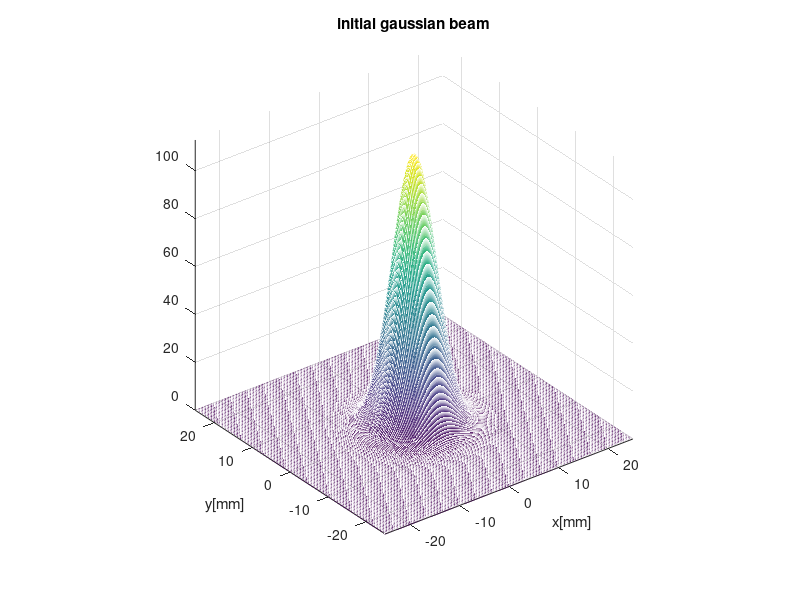
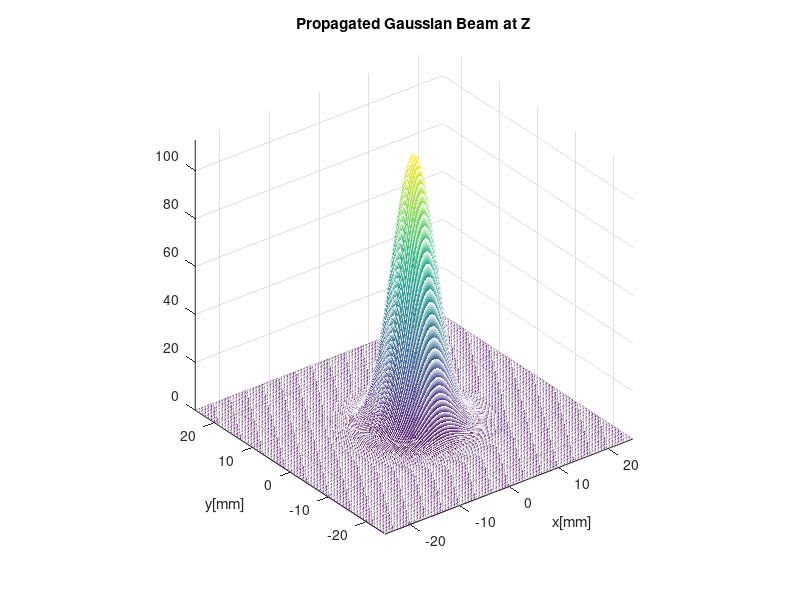
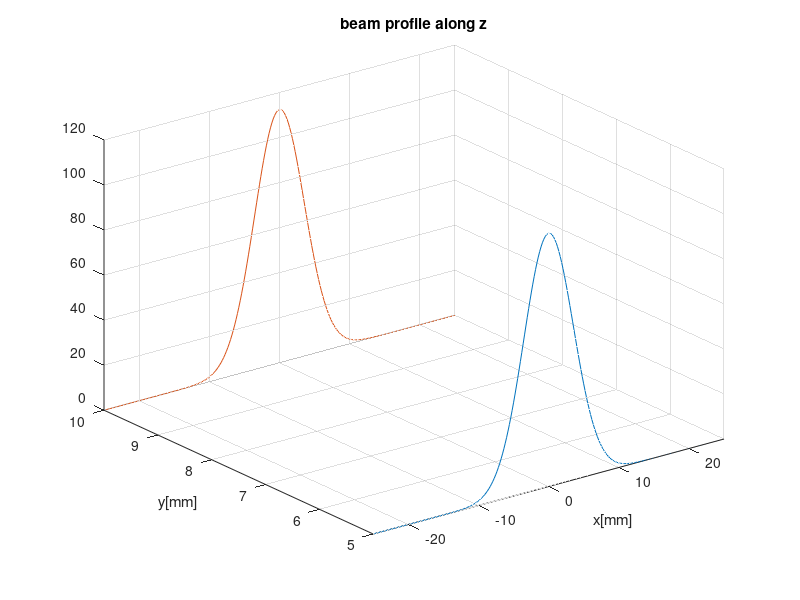
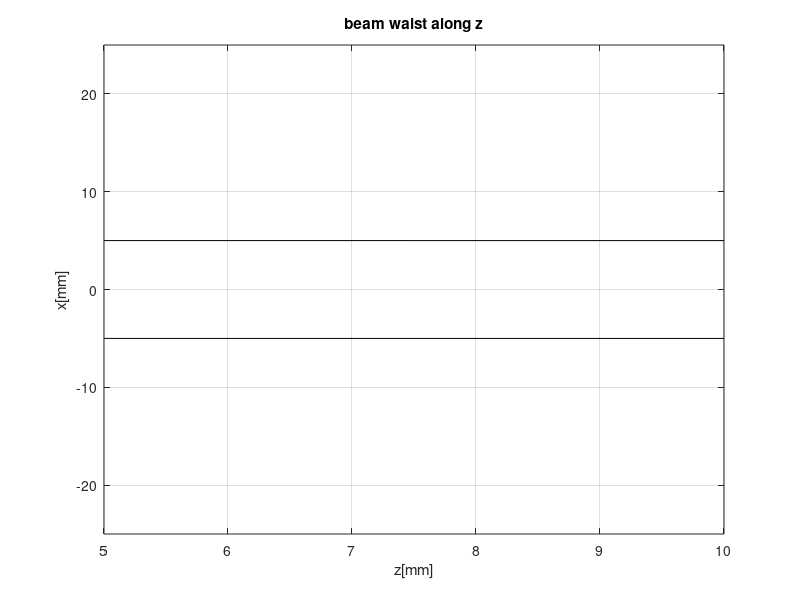

Source code (MATLAB) for these figures, in order:
%BPM_focusing_lens.m
%simulation of gaussian beam focused by a lens using BPM
%parameters suggested for simulation :
%ld(light wavelength)= 0.633,wo(waist)=10,
%dz(sample distance along z)=800,z(total final distance away from lens )=40000,
%f(focal length)=16000
clear
%Gaussian beam
N=255; %N : sampling number
L=50*10^-3; %display area
Ld=input('wavelength of light in [micrometer]=?');
Ld=Ld*10^-6;
ko=(2*pi)/Ld;
wo=input('waist of gassian beam in [mm]=?');
wo = wo * 10^-3; % Convert waist from mm to meters
dz = input('step size of z (dz) in [mm]=?');
dz=dz*10^-3;
Z=input('destination of z in [mm]=?');
Z=Z*10^-3;
%focal length of lens
f=input('focal length of lens in[mm]=?');
f = f * 10^-3; % Convert focal length from mm to meters
%dx; step size
dx = L / N; % Calculate the step size in the x-direction
for n=1:256
    for m=1:256
        %Space axis
        x(m) = (m - 1) * dx - L/2; % Define the x-axis coordinates
        y(n) = (n - 1) * dx - L/2; % Define the y-axis coordinates
        %frequency axis
        Kx(m) = (2*pi*(m-1))/(N*dx)-((2*pi*(256-1))/(N*dx))/2;
        Ky(n) = (2*pi*(n-1))/(N*dx)-((2*pi*(256-1))/(N*dx))/2;
    end
end
% Initialize the Gaussian beam profile
[X, Y] = meshgrid(x, y);
[KX,KY]=meshgrid(Kx,Kx);
% Calculate the Gaussian beam profile
Gau_ini = (1/(wo*pi^0.5)) * exp(-(X.^2 + Y.^2) / wo^2);
%energy of the initial gaussian beam 
% Calculate the energy of the initial Gaussian beam
Energy_ini = dx*dx*sum(sum(abs(Gau_ini).^2))
%lens equation 
L=exp(j*ko/(2/f)*(X.^2+Y.^2));
% Propagate the Gaussian beam through the lens
Gau_ini = Gau_ini .* L; % Apply the lens effect to the initial Gaussian beam

%free space tranfer function of propagation 
H=exp(j/(2*ko)*dz*(KX.^2+KY.^2));

%iterative loop
% Initialize the propagation variable
Gau = Gau_ini;
n1=0;
for z=0:dz:Z
    n1=n1+1;
    Zp(n1)=z+dz;
    %gaussian beam in frequency domain
    FGau=fft2(Gau);
    %propagated gaussian beam in frequency domain
    FGau=FGau.*fftshift(H);
    % Propagate the Gaussian beam in space domain
    Gau = ifft2(FGau);
    %step propagation through medium
    Gau_pro(:,n1)=Gau(:,127);
end
    % energy of the final propagated gaussian beam,
    %to check conservation of energy 
    Energy_pro = dx * dx * sum(sum(abs(Gau).^2))
    %axis in mm scale 
    x=x*10^3;
    y=y*10^3;
    Zp=Zp*10^3;
    MAX1=max(max(abs(Gau_ini)));
    % Calculate the maximum intensity of the final propagated Gaussian beam
    MAX2 = max(max(abs(Gau)));
    MAX=max([MAX1 MAX2]);

    figure(1);
    mesh(x,y,abs(Gau_ini))
    title('initial gaussian beam')
    xlabel('x[mm]')
    ylabel('y[mm]')
    axis([min(x) max(x) min(y) max(y) 0 MAX])
    axis square
    % Plot the final propagated Gaussian beam
figure(2);
mesh(x, y, abs(Gau));
title('Propagated Gaussian Beam at Z');
xlabel('x[mm]');
ylabel('y[mm]');
axis([min(x) max(x) min(y) max(y) 0 MAX]);
axis square;

figure(3)
for l=1:n1
    plot3(x',Zp(l)*ones(size(x')),abs(Gau_pro(:,l)))
    hold on
end
axis([min(x) max(x) min(Zp) max(Zp)])
grid on
title ('beam profile along z')
xlabel('x[mm]')
ylabel('y[mm]')
hold off
figure(4)
A=max(abs(Gau_pro));
B=diag(1./A);
N_Gau_pro=abs(Gau_pro)*B;
contour(Zp,x,N_Gau_pro,[exp(-1) exp(-1)],'k')
grid on
title('beam waist along z')
xlabel('z[mm]')
ylabel('x[mm]')
